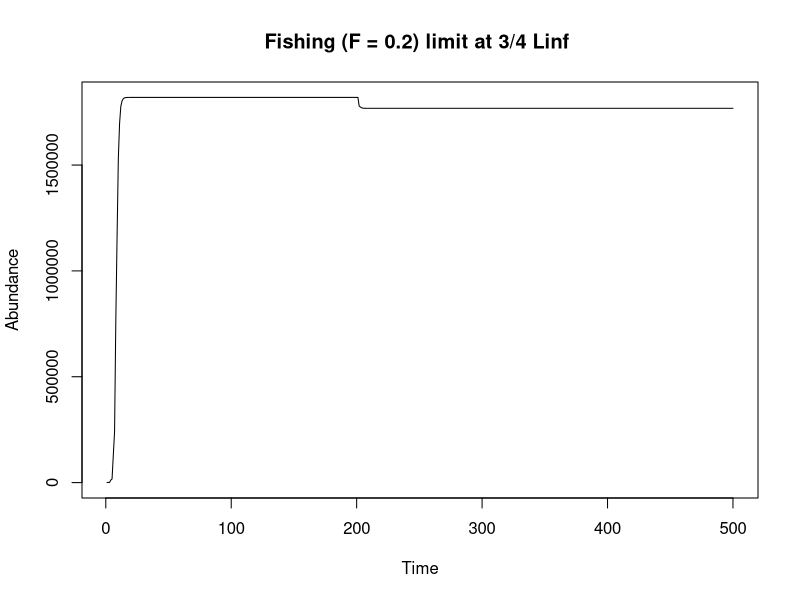
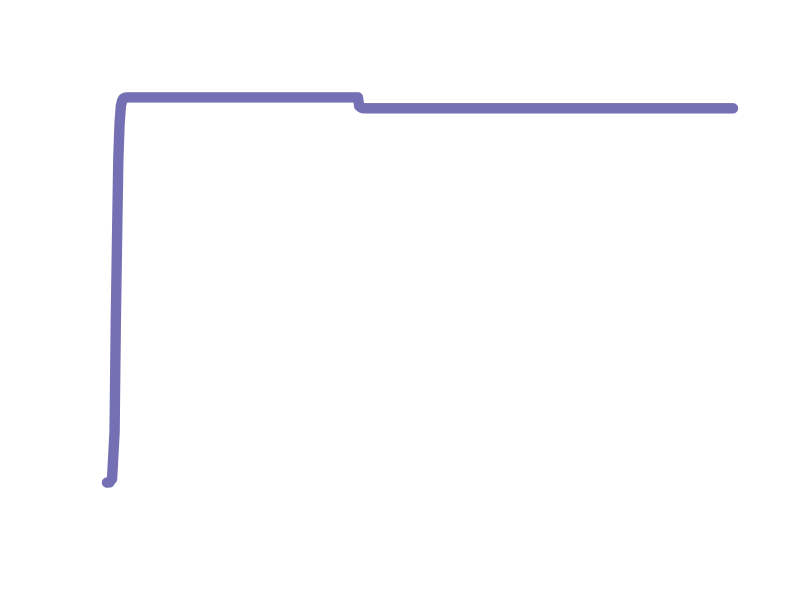

The R script that drew these images, in order:
##########################
# LIZARD PROJECTIONS

rm(list=ls(all=TRUE))
library(reshape)
#library(ggplot2)
library(plyr)
library(fields)

#Model parameters:
Npop=10  #initial pop size (not important)
Tmax=500 #max years
Tfishing=200 #when we start fishing
Trecovery=500 #stop fishing 

fishatmat=F # this switches which type of fishing (and graphing) we choose. If true, it graphs all life history graphs and age-selective fishing

#Life history parameters      	
recruitsize=1
Amax=4 #max age
amat=1.5 #age at maturation - this varies depending on the matration function chosen

Linf=12 #max size
k=1.5   # Growth function param
fishingsize = .75*Linf #size-selective fishery threshold size 


M=1.08   #natural mortality coef  

c=1.4   #egg slope 
d=-3.9   #egg intercept

N0 = 100000*Linf  # intitial number of eggs     
alpha = 3         # BH recruitment

q=1 #maturation ogive steepness (1 = very steep)

mu_f=0.2 #fishing mortality
harvest=c(0, mu_f)  

fishB=rep(0, length(harvest))
fishY=rep(0, length(harvest))
fishP=rep(0, length(harvest))
Recruits=rep(0, length(harvest))


#set up matrices
N=matrix(nrow=Amax, ncol=Tmax, data=0)

L=matrix(nrow=Amax, ncol=1, data=1)
mu=matrix(nrow=Amax, ncol=1, data=0)
E=matrix(nrow=Amax, ncol=Tmax, data=0)
S=matrix(nrow=1, ncol=Tmax, data=0)
P=matrix(nrow=1, ncol=Tmax)
B=matrix(nrow=1, ncol=Tmax)
Y=matrix(nrow=1, ncol=Tmax) 

#set up vectors to hold age-specific variables 
Pmale=rep(0, Amax) #probability of sex change
fert=rep(0, Tmax) #fert probability
pmat=rep(0, Amax) #maturation probability
eggs=rep(0, Amax) #fecundity
mu=rep(0, Amax) #natural mortality
select=rep(0, Amax) #fishery selectivity

N[1:Amax, 1]=Npop #initial population size
L[1]=recruitsize #larval size at recruitment



#First: Define the age-specific growth, 

for (a in 1:(Amax-1)) {
  
  #VBGE
  L[a+1]= Linf*(1-exp(-k)) + (L[a])*exp(-k) #length at age
  
}#end 1st age loop


# Second: define age-specific mortality and maturation, and fecundity

for (a in 1:(Amax)) {
  
  #natural mortality
  mu[a]= 1-(1/(1+Linf/L[a]*(exp(k)-1)))^(M/k)  #natural mortality function of Length
  
  #maturation ogive
  pmat[a]=ifelse( a < amat, 0, 1)     #knife edge maturation
  
  #FECUNDITY
  eggs[a]= c*L[a] + d #fecundity is a function of individual mass-at-age 
  
} #end 2nd age loop


#Third: define fishing selectivity    
for (a in 1:(Amax)) {
  #JUST AFTER AGE AT MATURATION
  if(fishatmat==1) {
    select[a] = ifelse( a < amat+1, 0, 1)  #knife edge gear selectivity right after maturation  
  } else {
    #JUST AFTER SIZE AT MATURATION
    #select[a]= ifelse( L[a] < (Lmat), 0, 1)  #gear selectivity same for all fish > maturation
    ##SIZE THRESHOLD
    select[a] = ifelse(L[a]< fishingsize, 0, 1)     
  }
} #end 3rd age loop

#Now for these age specific rates, simulate pop dynamics through time       
for(t in 1:(Tmax-1)) {
  
  
  E[,t]=N[, t]*pmat*eggs  #assuming spawning occurs between 1 t and the next
  
  P[t]= sum(E[,t])  #assuming fertilization is 100%
  
  beta= (alpha*P[t]-1)/(N0*P[t])  
  
  N[1,t+1]= alpha*P[t]/(1+beta*P[t]) #this is the N_0 class that is born and enters in the next time step.. 
  
  for (age in 1:(Amax-1)) {
    
    Fishing= if (Tfishing < t & Trecovery > t) {
      Fishing = select[age]*mu_f } else {
        Fishing = 0
      }
    
    N[age+1,t+1] = N[age, t]*exp(-mu[age]-Fishing)
    B[t]=sum(N[,t])
    Y[t]=sum((N[,t]) * (1-exp(-mu[age]-Fishing)) *(Fishing/(mu[age]+Fishing)))
    
    
    #assuming mortality happens after spawning
    
  } #end second age loop
  
} #end t loop

sums=colSums(N[amat:Amax,]) #calculate spawning popsize at each time


LEP_unfished=sum(E[,Tfishing-2])
LEP_fished=sum(E[,Tfishing+10])
SPR=LEP_fished/LEP_unfished

if(fishatmat==1) {
  
  quartz()
  par(mfrow=c(3,2))
  
  plot(1:Amax, L, type="l", main="von Bert growth", ylab="Size", xlab="Age")
  legend("bottomright", legend=c( paste("Linf = ", Linf), paste("von Bert k = ", k)))
  
  plot(1:(Amax-1), eggs[-Amax]*pmat[-Amax], type="l", main="Age-specific Fecundity", ylab="Number of female progeny", xlab= "Age")
  legend("bottomright", legend=c(paste("50% mature at age", amat)))
  
  
  P_= 1:N0
  R=alpha*P_/(1+beta*P_)
  plot(P_, R, type="l", main="Beverton Holt Recruitment", xlab="Eggs(t)", ylab="Recruits(t+1)")
  legend("bottomright", legend=c(paste("alpha = ", round(alpha,6)), paste("beta = ", round(beta, 6))))
  
  
  
  plot(sums[1:(Tmax-1)], N[amat,2:Tmax], main="Stock Recruitment Curve", xlab="Spawners", ylab="1st time spawners", type="l", lwd=1.5)
  #abline(coef=c(0,1),  lwd=.5)
  
  legend("bottomright", legend=c(paste("M = ", kappa)))
  
  
  plot(1:Tmax, sums, type="l", main = "Fishing (F = 0.2) one year after maturity", xlab="Time", ylab="Abundance")
  legend("bottomright", legend=c( paste("Fishing mature fish only: SPR = ", round(SPR, 2))))
} else {
  
  plot(1:Tmax, sums, type="l", main = "Fishing (F = 0.2) limit at 3/4 Linf ", xlab="Time", ylab="Abundance")
  #legend("bottomright", legend=c( paste("Fishing based on size: SPR = ", round(SPR, 2))))
  
  
}



par(bg=NA)
plot(1:Tmax, sums, type="l", lwd = 10, col = "#7570b3", axes = F, xlab="", ylab="")

dev.copy(png,'lizard.png')
dev.off()
